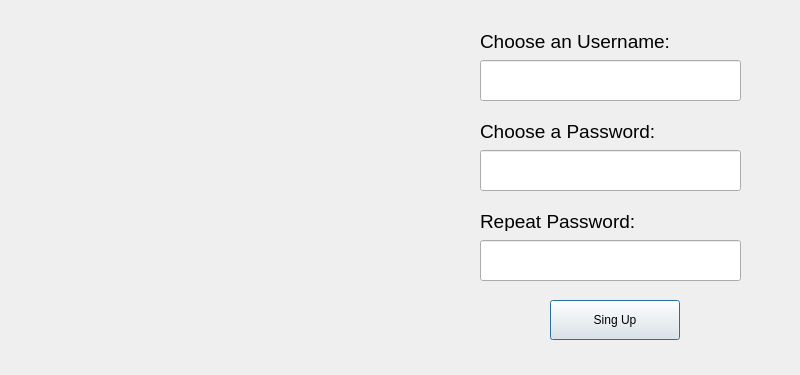
<?xml version="1.0" encoding="UTF-8"?>
<ui version="4.0">
 <class>SingUp</class>
 <widget class="QDialog" name="SingUp">
  <property name="geometry">
   <rect>
    <x>0</x>
    <y>0</y>
    <width>800</width>
    <height>375</height>
   </rect>
  </property>
  <property name="cursor">
   <cursorShape>ArrowCursor</cursorShape>
  </property>
  <property name="windowTitle">
   <string>Sing Up</string>
  </property>
  <widget class="QLabel" name="imagine">
   <property name="geometry">
    <rect>
     <x>0</x>
     <y>0</y>
     <width>400</width>
     <height>375</height>
    </rect>
   </property>
   <property name="text">
    <string/>
   </property>
  </widget>
  <widget class="QLabel" name="label_2">
   <property name="geometry">
    <rect>
     <x>480</x>
     <y>120</y>
     <width>261</width>
     <height>21</height>
    </rect>
   </property>
   <property name="text">
    <string>&lt;html&gt;&lt;head/&gt;&lt;body&gt;&lt;p&gt;&lt;span style=&quot; font-size:14pt;&quot;&gt;Choose a Password:&lt;/span&gt;&lt;/p&gt;&lt;/body&gt;&lt;/html&gt;</string>
   </property>
  </widget>
  <widget class="QPushButton" name="pushButton">
   <property name="geometry">
    <rect>
     <x>550</x>
     <y>300</y>
     <width>130</width>
     <height>40</height>
    </rect>
   </property>
   <property name="cursor">
    <cursorShape>PointingHandCursor</cursorShape>
   </property>
   <property name="styleSheet">
    <string notr="true">font: 12pt &quot;MS Shell Dlg 2&quot;;</string>
   </property>
   <property name="text">
    <string>Sing Up</string>
   </property>
   <property name="icon">
    <iconset>
     <normaloff>3D-Upload.ico</normaloff>3D-Upload.ico</iconset>
   </property>
   <property name="iconSize">
    <size>
     <width>16</width>
     <height>16</height>
    </size>
   </property>
   <property name="autoDefault">
    <bool>true</bool>
   </property>
   <property name="default">
    <bool>false</bool>
   </property>
   <property name="flat">
    <bool>false</bool>
   </property>
  </widget>
  <widget class="QLabel" name="label">
   <property name="geometry">
    <rect>
     <x>480</x>
     <y>30</y>
     <width>261</width>
     <height>23</height>
    </rect>
   </property>
   <property name="sizePolicy">
    <sizepolicy hsizetype="Fixed" vsizetype="Fixed">
     <horstretch>0</horstretch>
     <verstretch>0</verstretch>
    </sizepolicy>
   </property>
   <property name="text">
    <string>&lt;html&gt;&lt;head/&gt;&lt;body&gt;&lt;p&gt;&lt;span style=&quot; font-size:14pt;&quot;&gt;Choose an Username:&lt;/span&gt;&lt;/p&gt;&lt;/body&gt;&lt;/html&gt;</string>
   </property>
   <property name="textFormat">
    <enum>Qt::AutoText</enum>
   </property>
  </widget>
  <widget class="QLineEdit" name="lineEdit">
   <property name="geometry">
    <rect>
     <x>480</x>
     <y>60</y>
     <width>261</width>
     <height>41</height>
    </rect>
   </property>
   <property name="styleSheet">
    <string notr="true">font: 14pt &quot;Times New Roman&quot;;</string>
   </property>
  </widget>
  <widget class="QLineEdit" name="lineEdit_3">
   <property name="geometry">
    <rect>
     <x>480</x>
     <y>240</y>
     <width>261</width>
     <height>41</height>
    </rect>
   </property>
   <property name="styleSheet">
    <string notr="true">font: 14pt &quot;Times New Roman&quot;;</string>
   </property>
   <property name="echoMode">
    <enum>QLineEdit::Password</enum>
   </property>
  </widget>
  <widget class="QLabel" name="label_3">
   <property name="geometry">
    <rect>
     <x>480</x>
     <y>210</y>
     <width>171</width>
     <height>21</height>
    </rect>
   </property>
   <property name="text">
    <string>&lt;html&gt;&lt;head/&gt;&lt;body&gt;&lt;p&gt;&lt;span style=&quot; font-size:14pt;&quot;&gt;Repeat Password:&lt;/span&gt;&lt;/p&gt;&lt;/body&gt;&lt;/html&gt;</string>
   </property>
  </widget>
  <widget class="QLineEdit" name="lineEdit_2">
   <property name="geometry">
    <rect>
     <x>480</x>
     <y>150</y>
     <width>261</width>
     <height>41</height>
    </rect>
   </property>
   <property name="styleSheet">
    <string notr="true">font: 14pt &quot;Times New Roman&quot;;</string>
   </property>
   <property name="echoMode">
    <enum>QLineEdit::Password</enum>
   </property>
  </widget>
 </widget>
 <tabstops>
  <tabstop>lineEdit</tabstop>
  <tabstop>lineEdit_2</tabstop>
  <tabstop>lineEdit_3</tabstop>
  <tabstop>pushButton</tabstop>
 </tabstops>
 <resources/>
 <connections/>
</ui>
